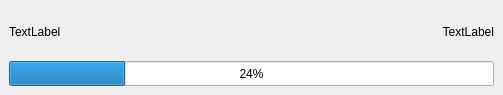
<?xml version="1.0" encoding="UTF-8"?>
<ui version="4.0">
 <class>MainWindow</class>
 <widget class="QMainWindow" name="MainWindow">
  <property name="geometry">
   <rect>
    <x>0</x>
    <y>0</y>
    <width>503</width>
    <height>95</height>
   </rect>
  </property>
  <property name="windowTitle">
   <string>MainWindow</string>
  </property>
  <widget class="QWidget" name="centralwidget">
   <layout class="QGridLayout" name="gridLayout">
    <item row="0" column="0">
     <widget class="QLabel" name="archiveLabel">
      <property name="minimumSize">
       <size>
        <width>0</width>
        <height>25</height>
       </size>
      </property>
      <property name="text">
       <string>TextLabel</string>
      </property>
      <property name="wordWrap">
       <bool>true</bool>
      </property>
     </widget>
    </item>
    <item row="0" column="1">
     <widget class="QLabel" name="statusLabel">
      <property name="minimumSize">
       <size>
        <width>0</width>
        <height>25</height>
       </size>
      </property>
      <property name="text">
       <string>TextLabel</string>
      </property>
      <property name="alignment">
       <set>Qt::AlignmentFlag::AlignRight|Qt::AlignmentFlag::AlignTrailing|Qt::AlignmentFlag::AlignVCenter</set>
      </property>
     </widget>
    </item>
    <item row="1" column="0" colspan="2">
     <widget class="QProgressBar" name="extractProgressBar">
      <property name="minimumSize">
       <size>
        <width>0</width>
        <height>25</height>
       </size>
      </property>
      <property name="value">
       <number>24</number>
      </property>
     </widget>
    </item>
   </layout>
  </widget>
 </widget>
 <resources/>
 <connections/>
</ui>
